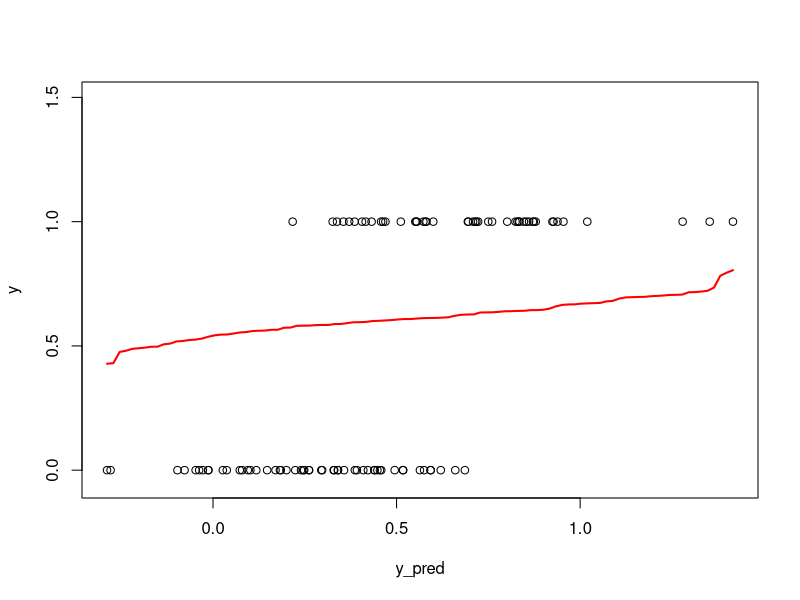

Write R code to recreate this figure. (Note: this script raises an error after producing the figure.)

pf <- function(x, beta){
  out <- 1/(1 + exp(-t(x)%*%beta))
  return(out)
}


#need a matrix with first column as predictors, and second column as response as input
beta_ls <- function(beta, x, y){
  sum <- 0
  for(i in 1:nrow(x)){
    xi <- as.matrix(unlist(x[i,]), ncol = 1) #format it so dimensions work out later
    yi <- y[i]
    pi <- pf(xi,as.matrix(beta))
   
    
    res <- (-1*yi)*(log(pi)) - (1 - yi)*log(1-pi)
    sum <- sum + res
  }
  return(sum)

}

log_reg <- function(X, y){
  B_initial <- solve(t(X)%*%X)%*%t(X)%*%y
  result <- optim(par = B_initial, fn = beta_ls, x = X, y = y)
  out <- list("int" = result$par[1,], "b1" = result$par[2,], "b2" = result$par[3,], "b3" = result$par[4,])
  class(out) <- "my_b"
  return(result$par)
}

plot.my_b <- function(obj){
  plot(obj$X ~ obj$y)
}


##generate random data 
set.seed(123)
x1 <- rnorm(100)
x2 <- rnorm(100)
x3 <- rnorm(100)
X <- cbind(1,x1, x2, x3) #1 for the intercept term
beta0 <- -1
beta1 <- 2
beta2 <- -0.5
beta3 <- 1.5
true_beta <- matrix(c(beta0, beta1, beta2, beta3), ncol = 1)
p <- 1/(1 + exp(-(X%*%true_beta)))
y <- rbinom(100,1,p)

B_initial <- solve(t(X)%*%X)%*%t(X)%*%y

test <- beta_ls(B_initial,X,y)
result <- optim(par = B_initial, fn = beta_ls, x = X, y = y)

log_reg(X,y)



## OUTLINE for bootstrap confidence intervals -- will need to be updated once logistic regression is complete


bootstrap_conf_intervals <- function(X, y, alpha = 0.05, n_bootstraps = 20) {
  n <- nrow(X)
  beta_bootstraps <- matrix(NA, ncol = n_bootstraps, nrow = length(log_reg(X, y)))
  
  for (i in 1:n_bootstraps) {
    # Sample with replacement
    indices <- sample(1:n, replace = TRUE)
    X_bootstrap <- X[indices, ]
    y_bootstrap <- y[indices]
    
    # Run logistic regression on the bootstrap sample
    beta_bootstraps[, i] <- log_reg(X_bootstrap, y_bootstrap)
  }
  
  # Calculate confidence intervals
  lower <- apply(beta_bootstraps, 1, function(row) quantile(row, alpha / 2))
  upper <- apply(beta_bootstraps, 1, function(row) quantile(row, 1 - alpha / 2))
  
  intervals <- data.frame(lower = lower, upper = upper)
  return(intervals)
}

# test bootstrap
set.seed(123)
x1 <- rnorm(100)
x2 <- rnorm(100)
x3 <- rnorm(100)
X <- cbind(1, x1, x2, x3) 
beta0 <- -1
beta1 <- 2
beta2 <- -0.5
beta3 <- 1.5
true_beta <- matrix(c(beta0, beta1, beta2, beta3), ncol = 1)
p <- 1 / (1 + exp(-(X %*% true_beta)))
y <- rbinom(100, 1, p)

# Bootstrap confidence intervals
intervals <- bootstrap_conf_intervals(X, y)

# Print the resulting intervals
print(intervals)


##logistic regression plot
##plot dots from before transformation of XB (or y tilda)
##plot line from after the transformation
y_pred <- X%*%B_initial
plot(y ~ y_pred ,xlim = range(y_pred), ylim = range(-.05, 1.5))
x_line <- seq(min(y_pred), max(y_pred), length = 100)
y_line <- pf(t(X), B_initial)
lines(x_line, sort(y_line), col = "red", lty = 1, lwd = 2)

##confusion matrix function
library(caret)
confmat <- function(y_actual, y_pred, cutoff = 0.5){
  #convert predicted values to 0 or 1 based on threshold
  y_bin <- ifelse(y_pred >= cutoff, 1,0)
  cmat <- confusionMatrix(factor(y), factor(y_bin))
  metrics <- cmat$byClass
  prevalence <- as.numeric(metrics["Prevalence"])
  accuracy <- as.numeric(cmat$overall["Accuracy"])
  sensitivity <- as.numeric(metrics["Sensitivity"])
  specificity <- as.numeric(metrics["Specificity"])
  true_p <- cmat$byClass["Pos Pred Value"] * cmat$byClass["Precision"]
  false_p <- cmat$byClass["Neg Pred Value"] * cmat$byClass["Precision"]
  false_discovery_rate <- as.numeric(false_p / (false_p + true_p))
  diagnostic_odds_ratio <- as.numeric(metrics["Sensitivity"]/(1 - metrics["Specificity"]))
  
  out <- invisible(list("Prevalence" = prevalence, "Accuracy" = accuracy, "Sensitivity" = sensitivity, "Specificity" = specificity, "False Discovery Rate" = false_discovery_rate, "Diagnostic Odds Ratio" = diagnostic_odds_ratio))
  return(out)

}

confmat(y, y_pred)
metrics <- cmat$byClass
metrics["Prevalence"]


